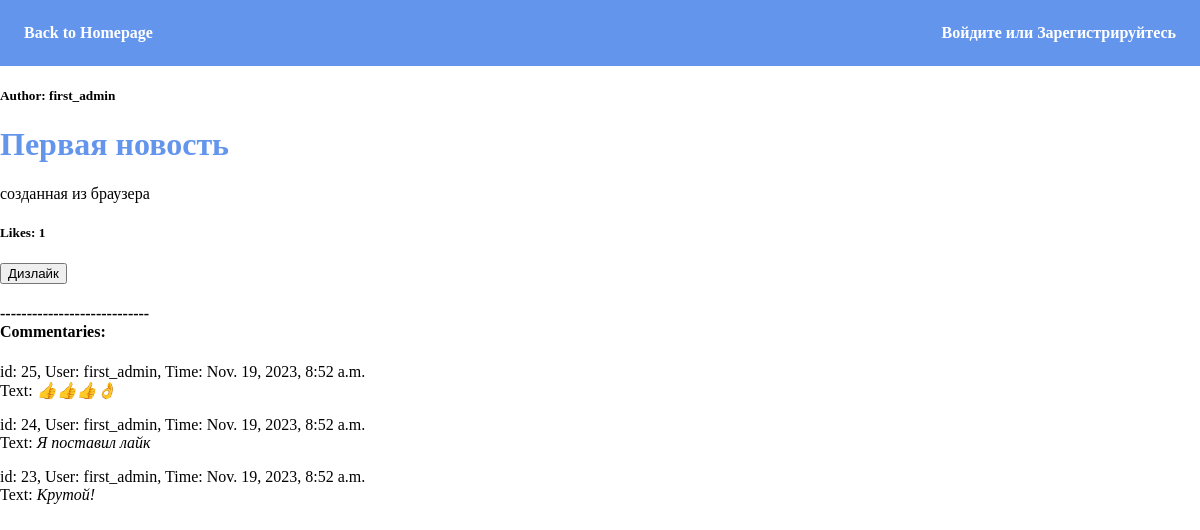
/news/3/, run on the app's committed database.
### news/models.py (models this page shows, shortened)
class News(models.Model):
    author = models.ForeignKey(User, null=True, on_delete=models.SET_NULL) # УКАЗАНИЕ АВТОРА
    article = models.CharField(max_length=100) # ЗАГОЛОВОК НОВОСТИ
    body = models.TextField(blank=True, null=True) # ТЕКСТ НОВОСТИ
    commentary = models.ManyToManyField(Commentaries)
    likes = models.ManyToManyField(Likes)
    def get_likes(self):
        return self.likes.count()

class Commentaries(models.Model):
    class Meta:
        ordering = ['-date']
    user = models.ForeignKey(User, null=True, on_delete=models.SET_NULL)
    date = models.DateTimeField(auto_now_add=True)
    text = models.TextField(blank=False, null=True)

### news/views.py (the view)
# urls.py: path('news/<int:pk>/', detail_view, name='detail-news'),
def detail_view(request, pk):
    try:
        obj = News.objects.get(id=pk)
    except News.DoesNotExist:
        raise Http404
    return render(request, 'news/detail.html', {'single_object': obj})

### news/templates/news/detail.html (shortened to what this page needs)
{% extends "base.html" %}
{% block content %}
<h5>Author: {{ single_object.author }}</h5>
<h1>{{ single_object.article }}</h1>
{% include 'news/detail_snippet.html' with single_object=single_object %}
<h5>Likes: {{ single_object.get_likes }}</h5>
<form action="/news/like/{{ single_object.pk }}/" method="post">
    {% if not single_object.get_likes %}
        <input type="submit" value="Лайк">
    {% else %}
        <input type="submit" value="Дизлайк">
    {% endif %}
</form>
<h4>
    ----------------------------<br>
    Commentaries:
</h4>
{% for c in single_object.commentary.all %}
    <p>
        id: {{ c.pk }},
        User: {{ c.user }},
        Time: {{ c.date }}<br>
        Text: <i>{{ c.text }}</i><br>
    </p>
{% endfor %}
{% endblock %}

### news/templates/news/detail_snippet.html
{% if single_object.body %}
    <p>{{ single_object.body }}</p>
{% else %}
    <p>Content coming soon</p>
{% endif %}

### templates/base.html (style rules this page uses)
body { margin: 0; }
h1 { color: cornflowerblue; }

### data on the page
News: author "first_admin", article "Первая новость", body "созданная из браузера", get_likes "1"
Commentaries: pk "25", user "first_admin", date "Nov. 19, 2023, 8:52 a.m.", text "👍👍👍👌"
Commentaries: pk "24", user "first_admin", date "Nov. 19, 2023, 8:52 a.m.", text "Я поставил лайк"
Commentaries: pk "23", user "first_admin", date "Nov. 19, 2023, 8:52 a.m.", text "Крутой!"
